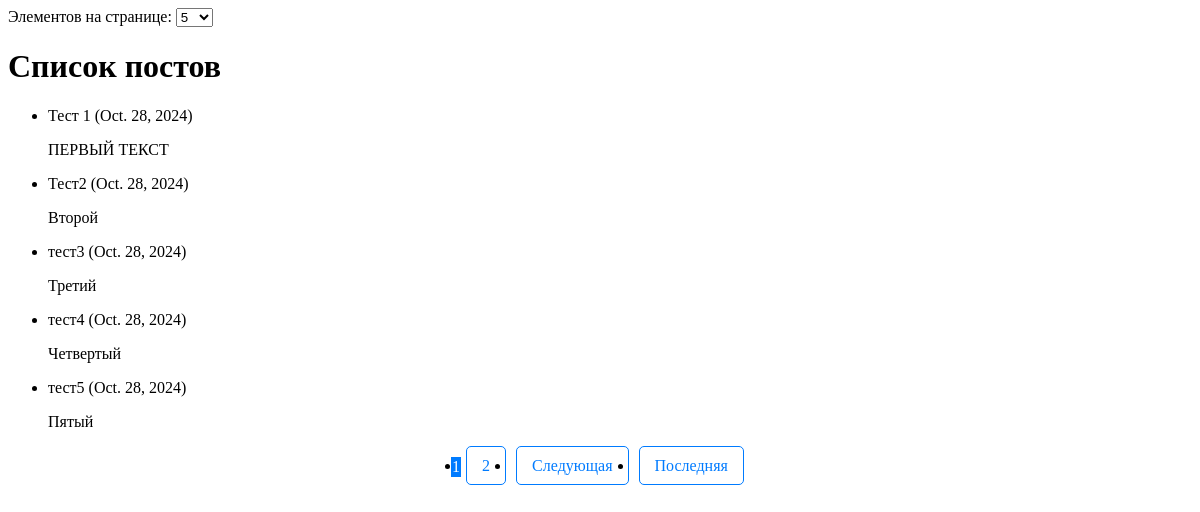
The page / on the database its author committed.
### task/models.py (models this page shows, shortened)
class Post(models.Model):
    name = models.CharField(max_length=50)
    title = models.CharField(max_length=250)
    pub_date = models.DateField(auto_now_add=True)

### task/views.py (the view)
# urls.py: path('', index),
def index(request):
    posts = Post.objects.all()
    items_per_page = request.GET.get('items_per_page', 5)
    paginator = Paginator(posts, items_per_page)
    page_number = request.GET.get('page')
    page_obj = paginator.get_page(page_number)
    return render(request, 'index.html', {'page_obj': page_obj})

### templates/index.html (shortened to what this page needs)
<form method="GET" class="mb-3">
  <label for="items-per-page">Элементов на странице:</label>
  <select id="items-per-page" name="items_per_page" onchange="this.form.submit()">
      <option value="5" {% if request.GET.items_per_page == '5' %}selected{% endif %}>5</option>
  </select>
</form>
<h1>Список постов</h1>
    <ul>
        {% for post in page_obj %}
            <li>
                {{ post.name }} ({{ post.pub_date }})
                <p>{{ post.title }}</p>
            </li>
        {% empty %}
            <p>Нет постов.</p>
        {% endfor %}
    </ul>
{% if page_obj.has_other_pages %}
<nav aria-label="Page navigation" class="my-5">
  <ul class="pagination">
    {% for i in page_obj.paginator.page_range %}
        {% if page_obj.number == i %}
          <li class="page-item active">
            <span class="page-link">{{ i }}</span>
          </li>
        {% else %}
          <li class="page-item">
            <a class="page-link" href="?page={{ i }}">{{ i }}</a>
          </li>
        {% endif %}
    {% endfor %}
    {% if page_obj.has_next %}
      <li class="page-item">
        <a class="page-link" href="?page={{ page_obj.next_page_number }}">
          Следующая
        </a>
      </li>
      <li class="page-item">
        <a class="page-link" href="?page={{ page_obj.paginator.num_pages }}">
          Последняя
        </a>
      </li>
    {% endif %}
  </ul>
</nav>
{% endif %}

### templates/index.html (style rules this page uses)
.pagination { display: flex; justify-content: center; padding: 10px; }
.pagination a { color: #007bff; padding: 10px 15px; text-decoration: none; border: 1px solid #007bff; margin: 0 5px; border-radius: 5px; transition: background-color 0.3s, color 0.3s; }
.pagination .active { background-color: #007bff; color: white; border: 1px solid #007bff; }

### rows shown on the page
Post: name "Тест 1", pub_date "Oct. 28, 2024", title "ПЕРВЫЙ ТЕКСТ"
Post: name "Тест2", pub_date "Oct. 28, 2024", title "Второй"
Post: name "тест3", pub_date "Oct. 28, 2024", title "Третий"
Post: name "тест4", pub_date "Oct. 28, 2024", title "Четвертый"
Post: name "тест5", pub_date "Oct. 28, 2024", title "Пятый"

### other values the page prints
{{ i }} "1"
{{ i }} "2"
